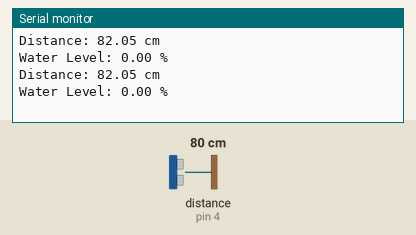
Bench run of a sketch on a simulated Arduino Uno, built with avr-gcc and run on an emulated ATmega328P. Parts: the last lines printed to the serial monitor. Wiring (inferred from the names in the program): ultrasonic range finder: trigger pin 5; echo pin 4. Inputs (shaded band) come from the test bench; at power-on: distance to the obstacle (sensor on pin 4) 80 cm. The echo pulse lasts 58.3 µs per cm.

Above: at 1.2 s.
1.3 s: distance to the obstacle (sensor on pin 4) set to 2 cm
At 2.2 s:
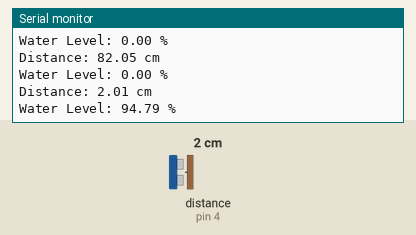
2.8 s: distance to the obstacle (sensor on pin 4) set to 4 cm
At 3.3 s:
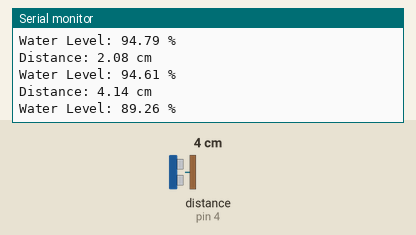
Timing chart, 0 to 5.8 s (numbered marks = the images above; inputs shaded):
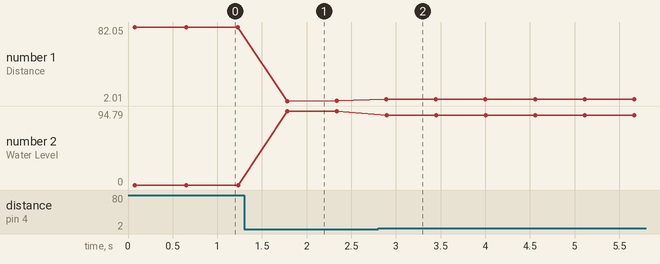

The sketch:

Waterlevel.ino
```cpp
#define TRIG_PIN 5  // Trigger pin
#define ECHO_PIN 4  // Echo pin

void setup() {
  Serial.begin(115200);
  pinMode(TRIG_PIN, OUTPUT);
  pinMode(ECHO_PIN, INPUT);
}

void loop() {
  float TOTAL_HEIGHT = 38.5;

  long totalDuration = 0;
  int samples = 5;

  for (int i = 0; i < samples; i++) {
    digitalWrite(TRIG_PIN, LOW);
    delayMicroseconds(2);
    digitalWrite(TRIG_PIN, HIGH);
    delayMicroseconds(10);
    digitalWrite(TRIG_PIN, LOW);

    long duration = pulseIn(ECHO_PIN, HIGH);
    totalDuration += duration;
    delay(10);
  }

  long avgDuration = totalDuration / samples;
  float distance = avgDuration * 0.0352 / 2;  // Convert to cm

  // Calculate water level percentage
  float waterLevel = ((TOTAL_HEIGHT - distance) / TOTAL_HEIGHT) * 100.0;
  if (waterLevel < 0) waterLevel = 0;
  if (waterLevel > 100) waterLevel = 100;

  Serial.print("Distance: "); Serial.print(distance); Serial.println(" cm");
  Serial.print("Water Level: "); Serial.print(waterLevel); Serial.println(" %");


  delay(500); // Delay for stability
}
```

Measured:
- after the input at 1.3 s, the serial monitor: prints a new line after 0.48 s (image 1)
- after the input at 2.8 s, the serial monitor: prints a new line after 0.09 s (image 2)
- plotted number 1: 82.05 → 2.08 after the input at 1.3 s, 2.08 → 4.14 after the input at 2.8 s
- plotted number 2: 0 → 94.61 after the input at 1.3 s, 94.61 → 89.26 after the input at 2.8 s
